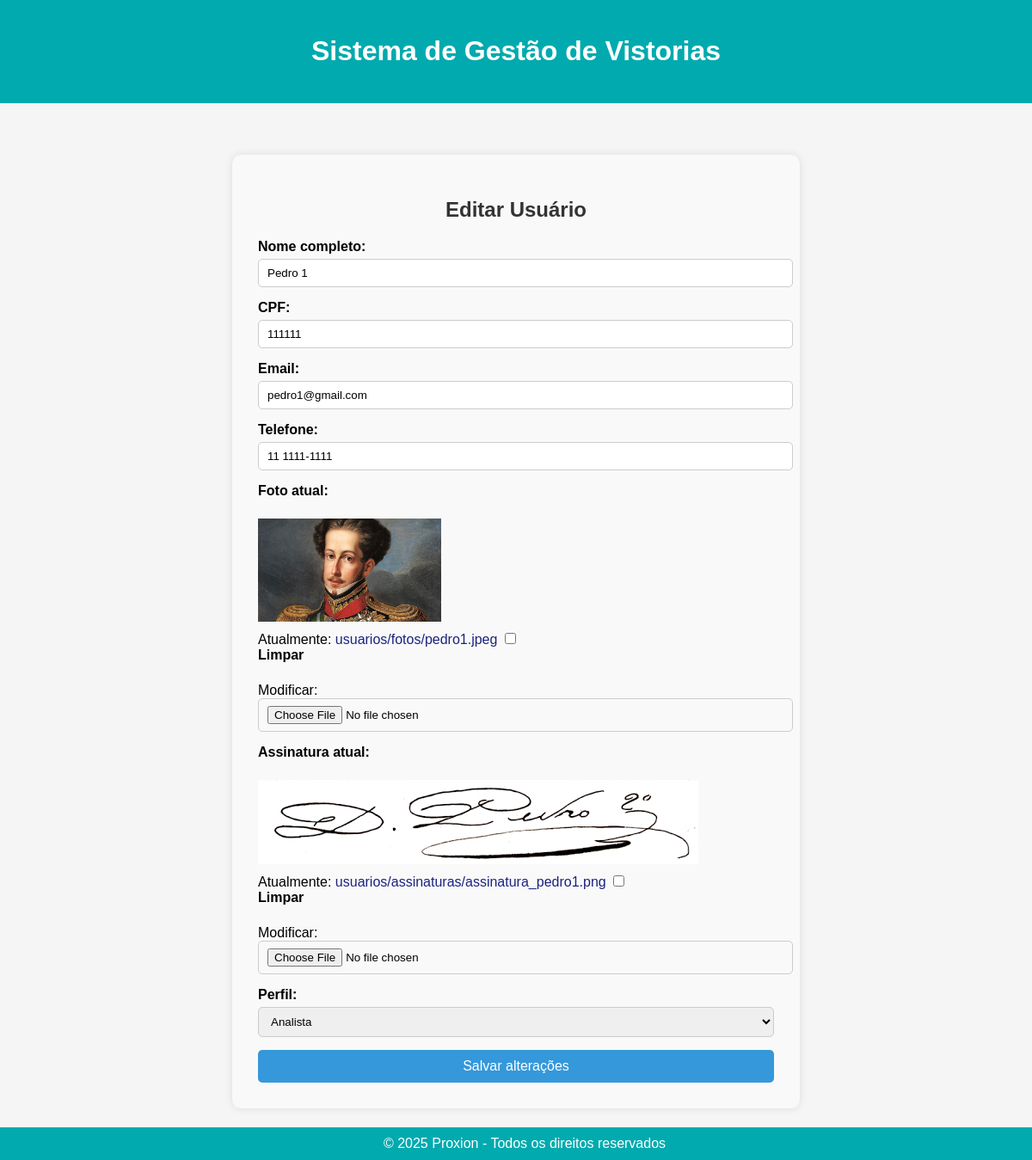
Before: /usuarios/editar/1/ with the older database file.
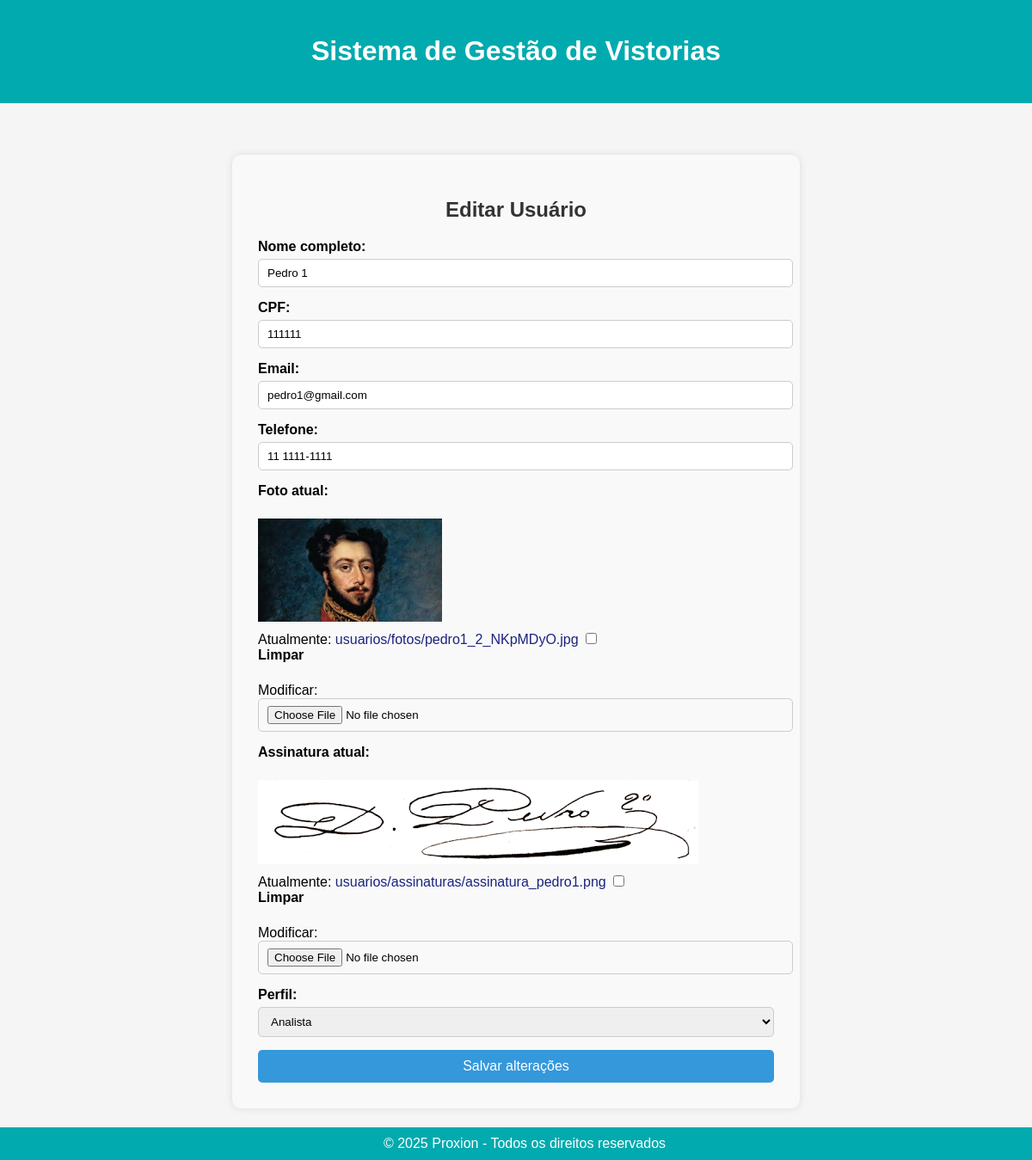
After: the same page with the newer database file.
### usuarios/models.py (models this page shows, shortened)
class Usuario(models.Model):
    PERFIS = (
        ('admin', 'Administrador'),
        ('analista', 'Analista'),
    )
    nome_completo = models.CharField(max_length=255)
    cpf = models.CharField(max_length=14, unique=True)
    email = models.EmailField(unique=True)
    telefone = models.CharField(max_length=20, blank=True)
    foto = models.ImageField(upload_to='usuarios/fotos/', null=True, blank=True)
    assinatura = models.ImageField(upload_to='usuarios/assinaturas/', null=True, blank=True)
    perfil = models.CharField(max_length=10, choices=PERFIS, default='analista')
    data_cadastro = models.DateTimeField(default=timezone.now, editable=False)

### usuarios/views.py (the view)
# urls.py: path('editar/<int:pk>/', views.editar_usuario, name='editar_usuario'),
def editar_usuario(request, pk):
    usuario = get_object_or_404(Usuario, pk=pk)
    if request.method == 'POST':
        form = UsuarioForm(request.POST, request.FILES, instance=usuario)
        if form.is_valid():
            form.save()
            return redirect('usuarios:listar_usuarios')
    else:
        form = UsuarioForm(instance=usuario)
    return render(request, 'usuarios/editar_usuario.html', {'form': form, 'usuario': usuario})

### usuarios/forms.py
class UsuarioForm(forms.ModelForm):
    class Meta:
        model = Usuario
        fields = '__all__'
        widgets = {
            'perfil': forms.Select(attrs={'class': 'form-control'}),
            'cpf': forms.TextInput(attrs={'placeholder': '000.000.000-00'}),
        }

### usuarios/templates/usuarios/editar_usuario.html (shortened to what this page needs)
{% extends 'base.html' %}
{% load static %}
{% block extrahead %}
    <link rel="stylesheet" href="{% static 'css/usuario.css' %}">
{% endblock %}
{% block content %}
<div class="form-container">
    <h2>Editar Usuário</h2>
    <form method="post" enctype="multipart/form-data">
        <label for="id_nome_completo">Nome completo:</label>
        {{ form.nome_completo }}
        <label for="id_cpf">CPF:</label>
        {{ form.cpf }}
        <label for="id_email">Email:</label>
        {{ form.email }}
        <label for="id_telefone">Telefone:</label>
        {{ form.telefone }}
        <label for="id_foto">Foto atual:</label><br>
        {% if form.instance.foto %}
            <img src="{{ form.instance.foto.url }}" alt="Foto" class="preview-img">
        {% else %}
            <p>Nenhuma foto cadastrada.</p>
        {% endif %}
        {{ form.foto }}
        <label for="id_assinatura">Assinatura atual:</label><br>
        {% if form.instance.assinatura %}
            <img src="{{ form.instance.assinatura.url }}" alt="Assinatura" class="preview-img">
        {% else %}
            <p>Nenhuma assinatura cadastrada.</p>
        {% endif %}
        {{ form.assinatura }}
        <label for="id_perfil">Perfil:</label>
        {{ form.perfil }}
        <button type="submit">Salvar alterações</button>
    </form>
</div>
{% endblock %}

Changed rows visible on the page:
changed Usuario "Pedro 1": instance.foto: a different picture
Other visible differences:
text no longer shown: "Atualmente: usuarios/fotos/pedro1.jpeg Limpar Modificar:"
text now shown: "Atualmente: usuarios/fotos/pedro1_2_NKpMDyO.jpg Limpar Modificar:"
